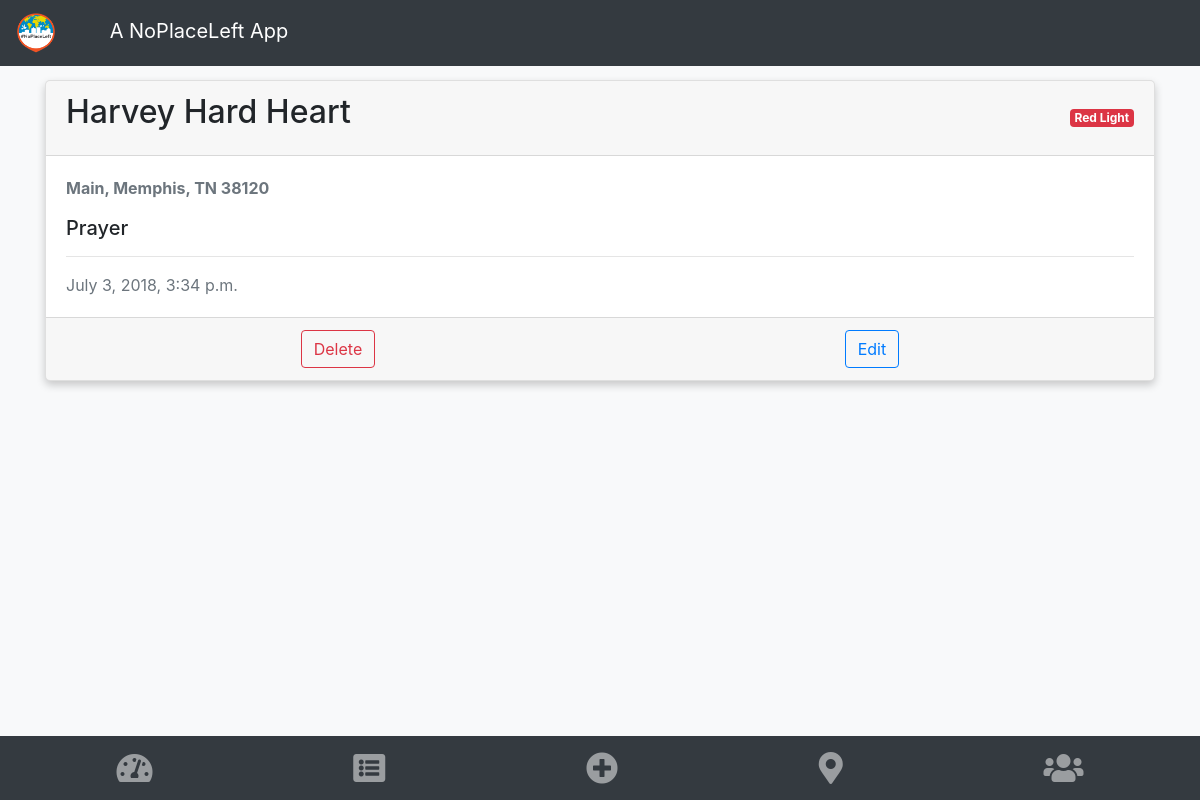
Page /npl/encounter/31/ (signed in) on the committed database.
### npl/models.py (models this page shows)
class Encounter(models.Model):
    laborer = models.ForeignKey(Laborer, on_delete=models.CASCADE)
    name = models.CharField(max_length=40)
    action_prayer = models.BooleanField(default=False)
    action_testimony = models.BooleanField(default=False)
    action_gospel = models.BooleanField(default=False)
    phone_number = models.IntegerField(blank=True, null=True)
    response = models.CharField(max_length=2, choices=MINISTRY_RESPONSES)
    response_description = models.CharField(max_length=40, null=True)
    notes = models.TextField(blank=True)
    date_time = models.DateTimeField(blank=True)
    is_oikos = models.BooleanField(default=False)
    street_address_number = models.CharField(max_length=10, blank=True, null=True)
    street_address_name = models.CharField(max_length=50, blank=True, null=True)
    apt_or_unit = models.CharField(max_length=15, blank=True, null=True)
    city = models.CharField(max_length=50, blank=True, null=True)
    state = models.CharField(max_length=20, blank=True, null=True)
    zip = models.IntegerField(blank=True, null=True)
    lat = models.FloatField(blank=True, null=True)
    lng = models.FloatField(blank=True, null=True)
    full_address = models.CharField(max_length=300, blank=True, null=True)

### npl/views.py (the view)
# urls.py: path('encounter/<int:pk>/', views.DetailEncounter.as_view(), name='detail_encounter'),
class DetailEncounter(generic.DetailView):
    model = Encounter
    fields = ['name', 'response_description', 'notes']
    template_name = 'npl/encounter_detail.html'

### npl/templates/npl/encounter_detail.html (shortened to what this page needs)
{% extends "base.html" %}
{% block content %}
<div class="card shadow my-2">
    <div class="card-header d-flex justify-content-between align-items-center">
        <h2 class="card-title">{{ encounter.name }}</h2>
        {% if encounter.response == 'RL' %}
        <span class="badge badge-danger"> {{ encounter.response_description }}</span>
        {% endif %}
    </div>
    <div class="card-body">
        {% if encounter.full_address %}
        <p class="text-muted"><strong>{{ encounter.full_address }}</strong></p>
        {% else %}
        <p class="text-muted"><strong>No address recorded.</strong></p>
        {% endif %}
        <ul class="list-unstyled">
        {% if encounter.action_prayer  %}
            <li><h5>Prayer</h5></li>
        {% endif %}
        </ul>
        <hr />
        <span class="text-muted">{{encounter.date_time}}</span>
    </div>
    <div class="card-footer">
        <div class="d-flex justify-content-around">
            <a class="btn btn-outline-danger" href="{% url 'npl:delete_encounter' encounter.id %}">Delete</a>
            <a class="btn btn-outline-primary" href="{% url 'npl:edit_encounter' encounter.id %}">Edit</a>
        </div>
  </div>
</div>
{% endblock %}

### npl/templates/base.html (style rules this page uses)
.shadow { box-shadow: 0 4px 8px 0 rgba(0,0,0,0.2); border-radius: 5px; }

### rows in the picture
Encounter: name "Harvey Hard Heart", response_description "Red Light", full_address "Main, Memphis, TN 38120", date_time "July 3, 2018, 3:34 p.m."
